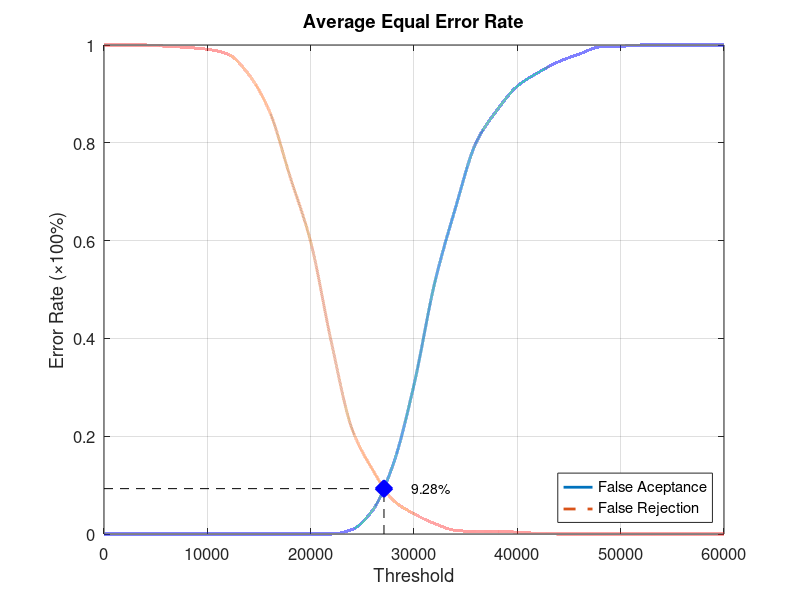
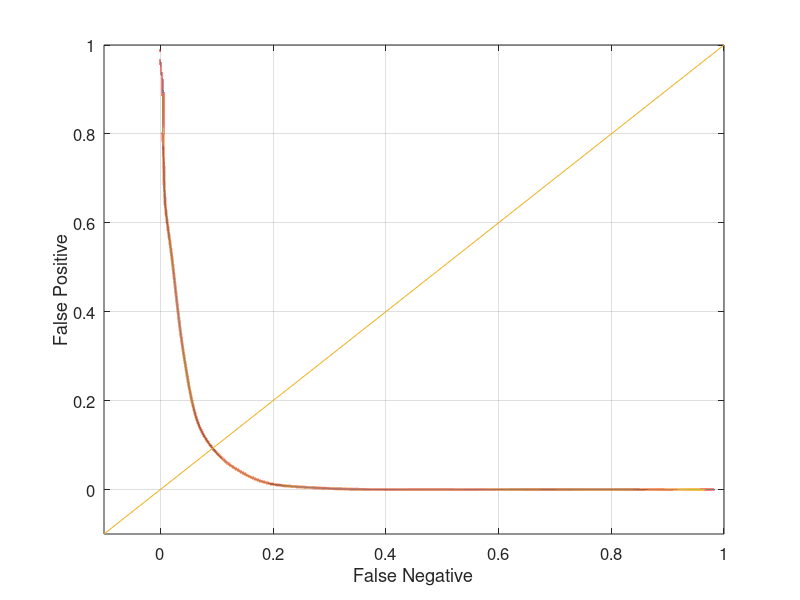

Write the MATLAB code that produced these figures, in order.
function yEER = Experiment2Average
close all;
clear;
clc;
x = 0:2000:60000;
xq = 0:0.5:60000;

y0 = [0 0 0 0 0 0 0 0 0 0 0 0 0.00921053 0.0486842 0.143421 0.305263 0.513158 0.665789 0.8 0.865789 0.915789 0.943421 0.965789 0.981579 0.996053 0.997368 1 1 1 1 1];
yy0 = interp1(x, y0, xq, 'pchip');
y1 = [1 1 1 0.9975 0.995 0.99125 0.98125 0.94 0.865 0.73125 0.5975 0.3925 0.215 0.13125 0.06875 0.04125 0.02125 0.0075 0.005 0.005 0.00375 0.00125 0 0 0 0 0 0 0 0 0];
yy1 = interp1(x, y1, xq, 'pchip');

% Calculating EER: 
y2 = abs(y0 - y1);
find(y2 == min(y2))
yy2 = abs(yy0 - yy1);
xEER = find(yy2 == min(yy2));
xEERIndex = xq(xEER) % X-axis EER
yEER = yy0(xEER) % Y-axis EER

main = figure
plot(xq, yy0,'-','LineWidth', 2);	hold on
plot(xq, yy1,'--','LineWidth', 2);	hold on
plot([xEERIndex xEERIndex], [0 yEER], 'k--');	hold on
plot([0 xEERIndex], [yEER yEER], 'k--');	hold on
plot(xEERIndex, yEER, 'bx', 'LineWidth', 10);	hold on
text(xEERIndex + 10 * xEERIndex / 100, yEER, [num2str(round((10000 * yEER)) / 100) '%'])
legend('False Aceptance', 'False Rejection', 'Location', 'SouthEast')
xlabel('Threshold')
ylabel('Error Rate (\times100%)')
title('Average Equal Error Rate')
set(gca, 'FontSize', 12)
axis([0 60000 0 1])
grid on

print(main, 'Experiment2AverageMain', '-dpng');
FNRxFPR = figure('Color', [1 1 1]);
plot(yy1, yy0, '-', yy1, yy0, 'LineWidth', 2);
hold on
y = -0.1:0.1:1
plot(y, y); 
set(gca, 'FontSize', 12)
xlabel('False Negative')
ylabel('False Positive')
axis([-0.1 1 -0.1 1])
set(gca, 'FontSize', 12)
grid on

print(FNRxFPR, 'Experiment2AverageFNRxFPR','-dpng');
end
